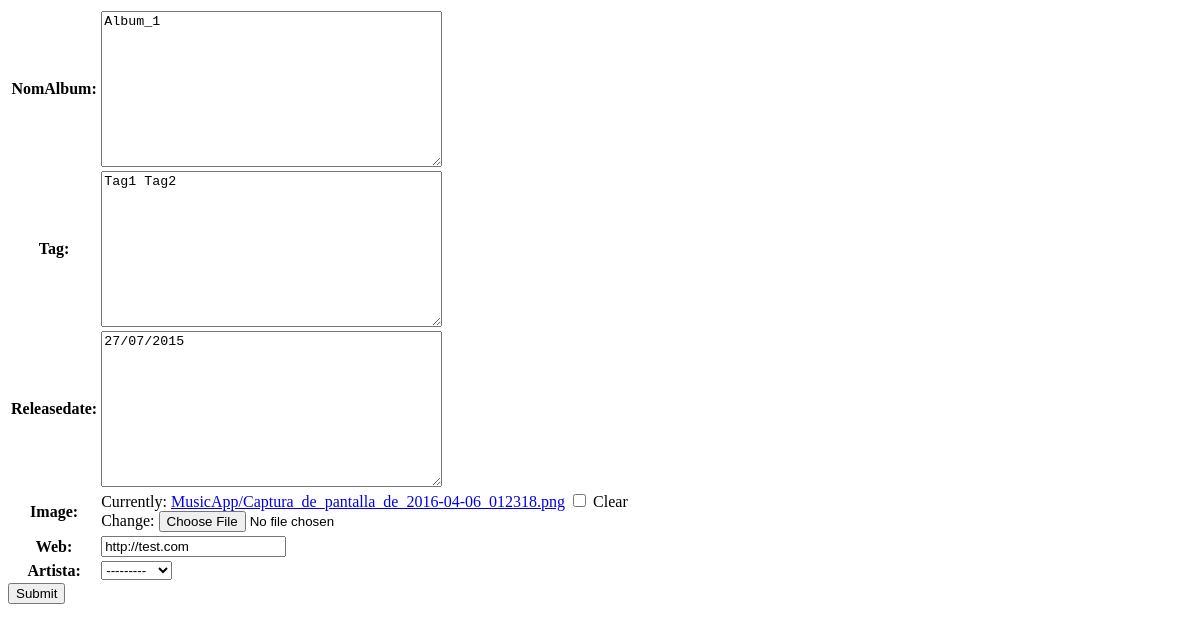
Page /artists/1/albums/1/edit/ on the earlier database version.
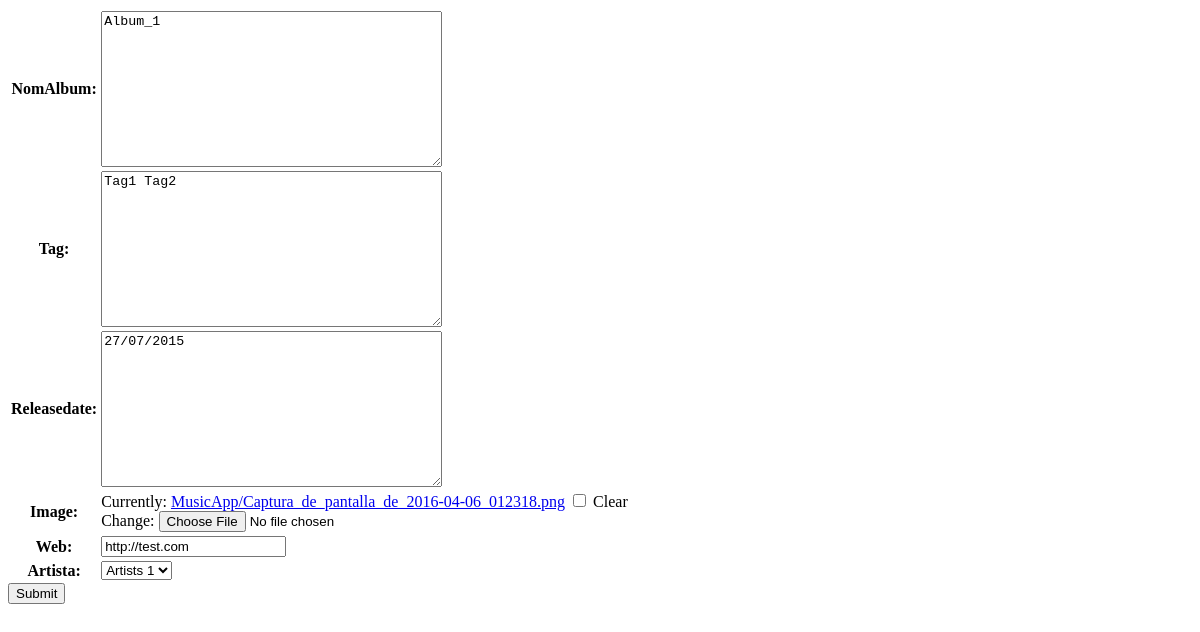
Same page on the later database version.
### MusicApp2/models.py (models this page shows, shortened)
class Album(models.Model):
    nomAlbum = models.TextField()
    tag = models.TextField()
    releasedate = models.TextField()
    image = models.ImageField(upload_to="MusicApp", blank=True, null=True)
    web = models.URLField()
    artista = models.ForeignKey(Artist, null=True, blank=True,related_name='albums')
    user = models.ForeignKey(User)

### MusicApp2/forms.py
class AlbumForm(ModelForm):
    class Meta:
        model = Album
        exclude = ('artist', 'user',)

### MusicApp2/models.py (called while the page is built)
    def __unicode__(self):
        return self.nomArtista

### MusicApp2/templates/MusicApp/form.html (shortened to what this page needs)
{% extends "basepage.html" %}
{% block content %}
    <form method="post" action="">
        <table>
            {{ form.as_table }}
        </table>
        <input type="submit" value="Submit"/>
    </form>
{% endblock %}

### MusicApp2/templates/basepage.html (shortened to what this page needs)
<html>
  <head>
  </head>
<body>
{% block content %}
{% endblock %}
</body>
</html>

Differences in the rows shown:
changed Album "Album_1": artista "---------" → "Artists 1"
